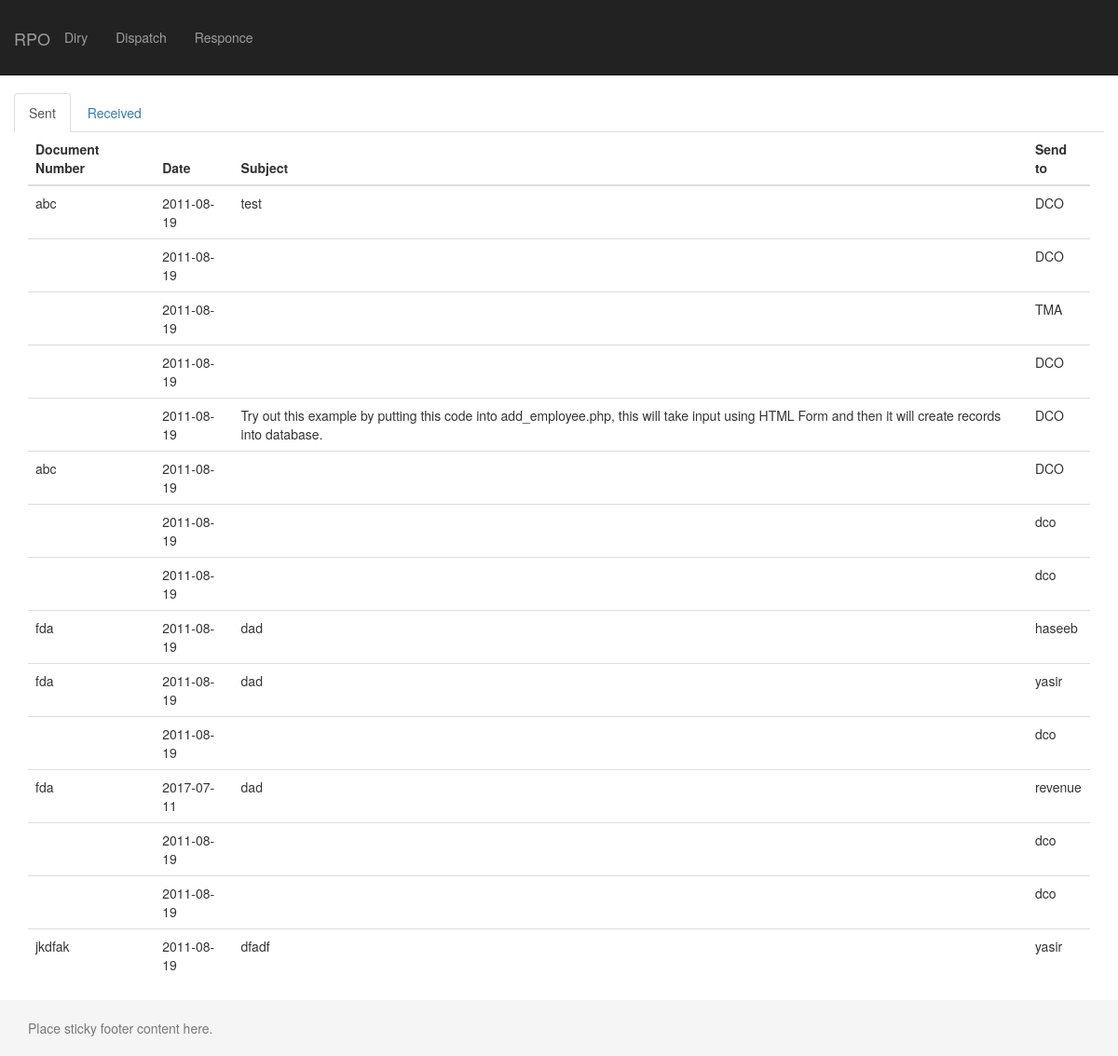
Before: / with the older database file.
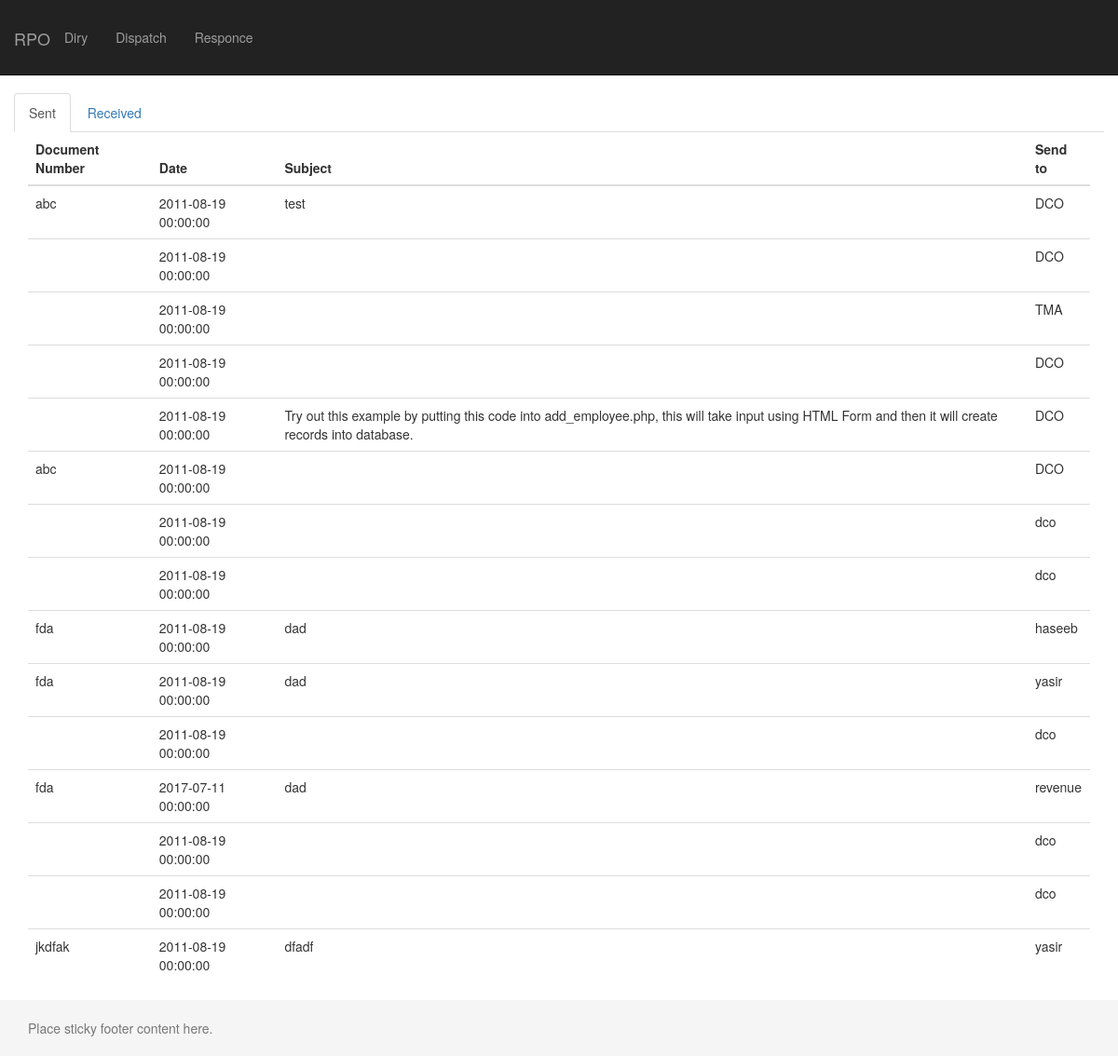
After: the same page with the newer database file.
### tables this page shows
CREATE TABLE `diry` (
  `id` int(10) NOT NULL,
  `docno` varchar(50) NOT NULL,
  `date` datetime NOT NULL,
  `title` text NOT NULL,
  `send` varchar(50) NOT NULL
);

### index.php (the view, shortened to what this page needs)
<?php include './includes/conn.php';?>
<?php include './includes/header.php';?>
<?php include './includes/navbar.php';?>
    <div class="container">
        <div class="row">
            <ul class="nav nav-tabs">
                <li class="active"><a data-toggle="tab" href="#diry">Sent</a></li>
                <li><a data-toggle="tab" href="#received">Received</a></li>
            </ul>
            <div class="col-lg-12">
                <div class="tab-content">
                    <div id="diry" class="tab-pane fade in active">
                       <table class="table">
                            <thead>
                                <tr>
                                  <th>Document Number</th>
                                  <th>Date</th>
                                  <th>Subject</th>
                                  <th>Send to</th>
                                </tr>
                            </thead>
                            <tbody>
                                <?php
                                    mysqli_select_db($conn, $dbname);
                                    $sql = "SELECT * FROM `diry`";
                                    $result = mysqli_query($conn, $sql);
                                    if (mysqli_num_rows($result) > 0) {
                                        while($row = mysqli_fetch_assoc($result)) {
                                            echo "<tr><td>" . $row["docno"]. "</td><td>" . $row["date"]. "</td><td>" . $row["title"].
                                                    "</td><td>" . $row["send"]. "</td></tr>";
                                        }
                                    } else {
                                        echo "0 results";
                                    }
                                ?>
                            </tbody>
                        </table>
                    </div>
                </div>
            </div>
        </div>
    </div>
<?php include './includes/footer.php';?>

### includes/header.php (shortened to what this page needs)
<!DOCTYPE html>
<html lang="en">
<head>
    <link href="css/custom.css" rel="stylesheet">
    <link href="css/bootstrap.min.css" rel="stylesheet">
    <link href="css/footer.css" rel="stylesheet">
</head>
<body>

### includes/navbar.php (shortened to what this page needs)
<nav class="navbar navbar-inverse navbar-fixed-top" role="navigation">
    <div class="container">
        <div class="navbar-header">
            <a class="navbar-brand" href="index.php">
                <p class="logo">RPO</p>
            </a>
        </div>
        <div class="collapse navbar-collapse" id="bs-example-navbar-collapse-1">
            <ul class="nav navbar-nav">
                <li>
                    <a href="diry.php">Diry</a>
                </li>
                <li>
                    <a href="dispatch.php">Dispatch</a>
                </li>
                <li>
                    <a href="#">Responce</a>
                </li>
            </ul>
        </div>
    </div>
</nav>

### includes/footer.php (shortened to what this page needs)
    <footer class="footer">
      <div class="container">
        <span class="text-muted">Place sticky footer content here.</span>
      </div>
    </footer>
</body>
</html>

### css/custom.css (style rules this page uses)
body { padding-top: 70px; }
.navbar-fixed-top .nav { padding: 15px 0; }
.navbar-fixed-top .navbar-brand { padding: 0 15px; }
@media (min-width:768px) { body { padding-top: 100px; } }
@media (min-width:768px) { .navbar-fixed-top .navbar-brand { padding: 15px 0; } }
p.logo { padding-top: 16px; }
.navbar-brand { margin-left: 0px; }

### css/footer.css (style rules this page uses)
html { position: relative; min-height: 100%; }
body { margin-bottom: 60px; }
.footer { position: absolute; bottom: 0; width: 100%; height: 60px; line-height: 60px; background-color: #f5f5f5; }

Changed rows visible on the page:
changed diry "test": date "2011-08-19" → "2011-08-19 00:00:00"
changed diry (number 2 of 15 on the later page): date "2011-08-19" → "2011-08-19 00:00:00"
changed diry "TMA": date "2011-08-19" → "2011-08-19 00:00:00"
changed diry (number 4 of 15 on the later page): date "2011-08-19" → "2011-08-19 00:00:00"
changed diry (number 5 of 15 on the later page): date "2011-08-19" → "2011-08-19 00:00:00"
changed diry (number 6 of 15 on the later page): date "2011-08-19" → "2011-08-19 00:00:00"
changed diry (number 7 of 15 on the later page): date "2011-08-19" → "2011-08-19 00:00:00"
changed diry (number 8 of 15 on the later page): date "2011-08-19" → "2011-08-19 00:00:00"
changed diry "haseeb": date "2011-08-19" → "2011-08-19 00:00:00"
changed diry (number 10 of 15 on the later page): date "2011-08-19" → "2011-08-19 00:00:00"
changed diry (number 11 of 15 on the later page): date "2011-08-19" → "2011-08-19 00:00:00"
changed diry "revenue": date "2017-07-11" → "2017-07-11 00:00:00"
changed diry (number 13 of 15 on the later page): date "2011-08-19" → "2011-08-19 00:00:00"
changed diry (number 14 of 15 on the later page): date "2011-08-19" → "2011-08-19 00:00:00"
changed diry "jkdfak": date "2011-08-19" → "2011-08-19 00:00:00"
